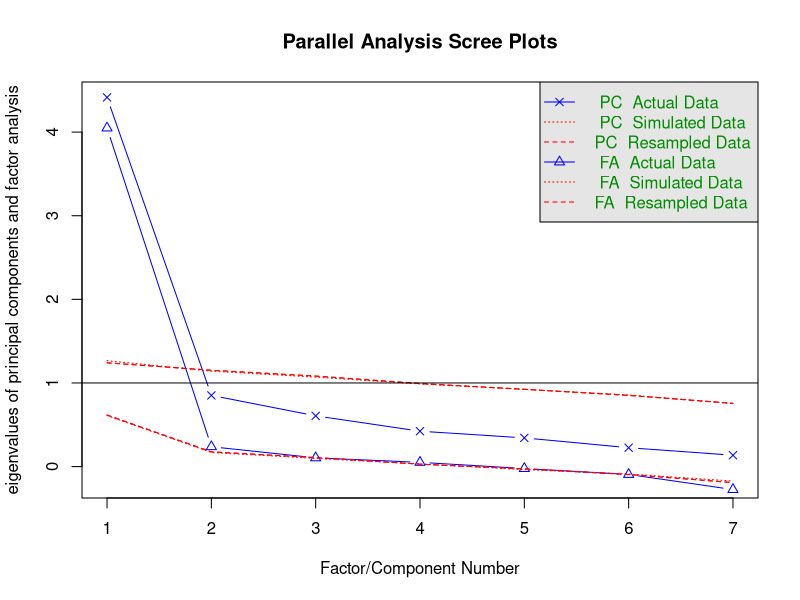
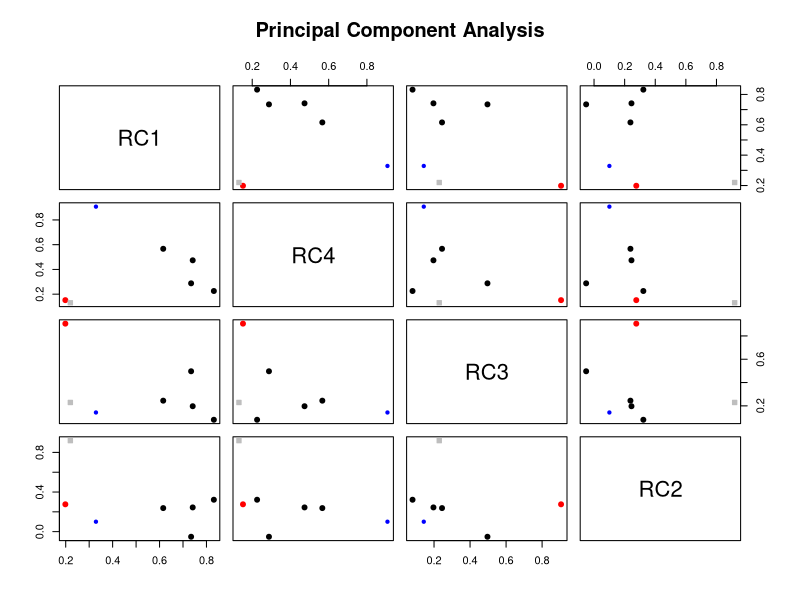
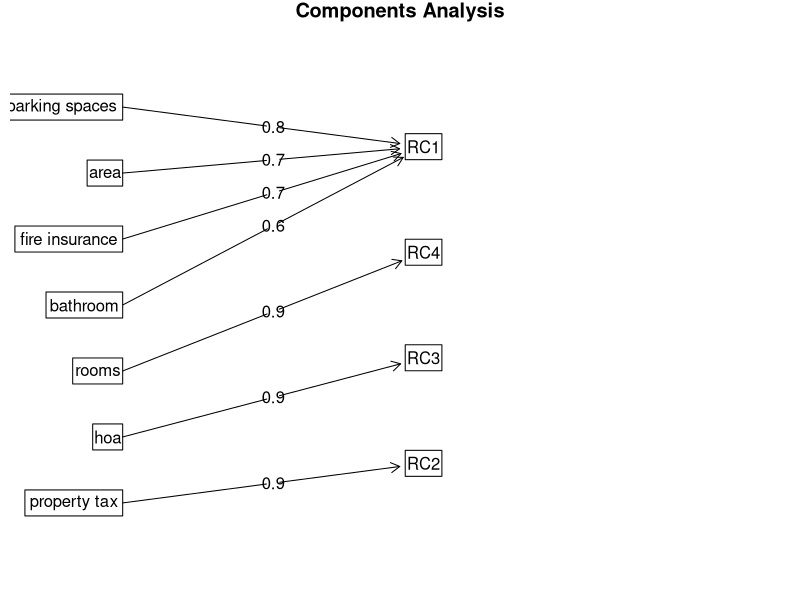
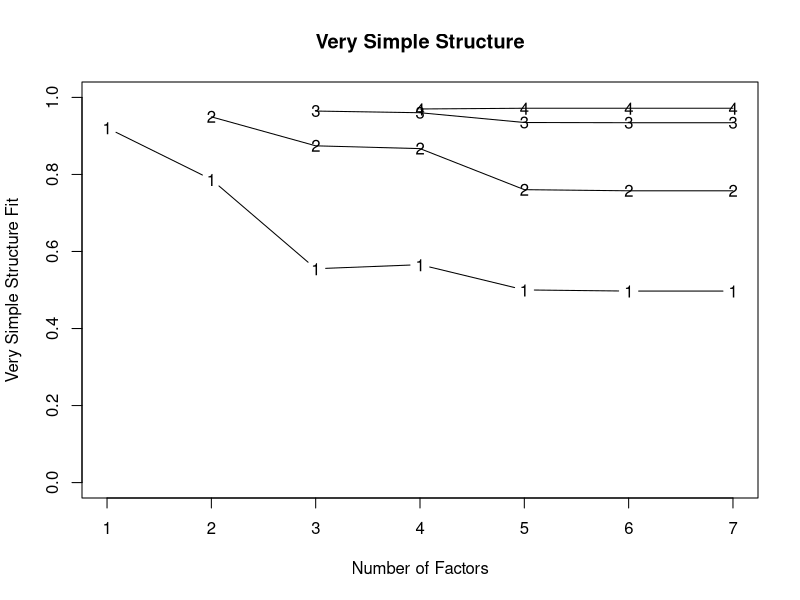
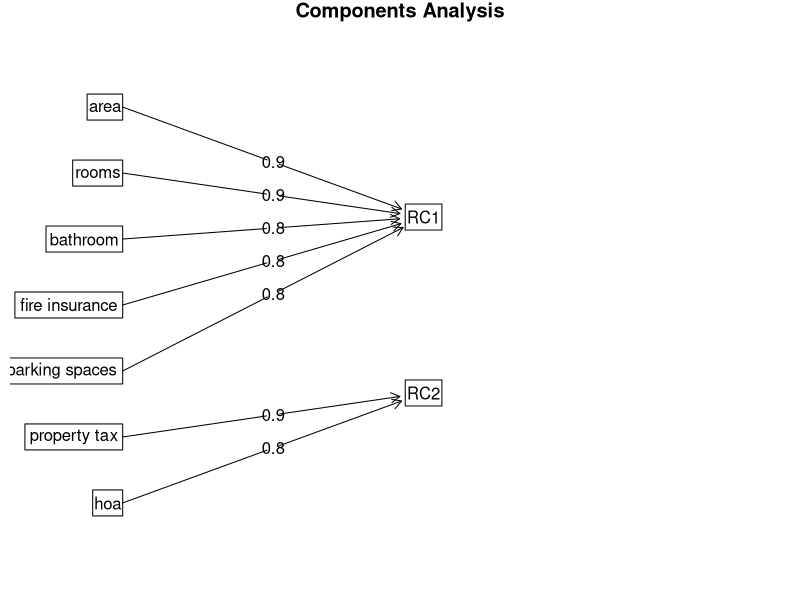
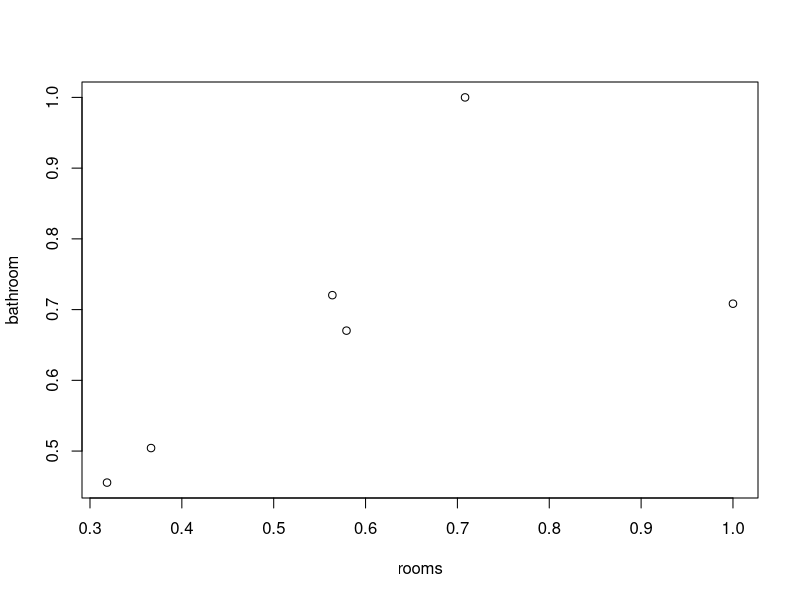
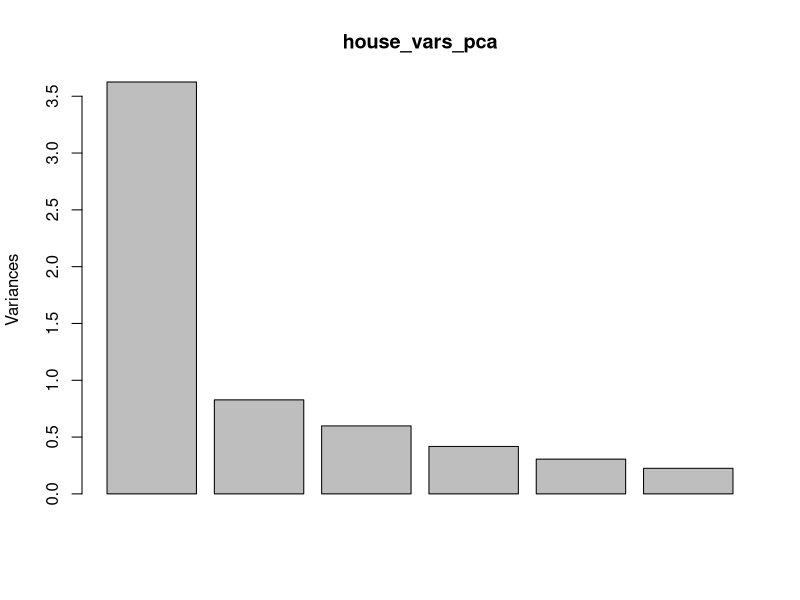

Recreate these plots in R, in order.
## ---- chunk 1
# Factor Analysis
library(psych)
library(readr)
house_data <- read_csv("Dataset/Rent_House_random_200.csv")
house_data <- house_data[, c(1:4, 6:11)]
house_vars <- house_data[,-c(5,6,8)]
str(house_vars)
#house_data[-1]
## ---- chunk 2
fit.pc <- principal(house_vars, nfactors=4, rotate="varimax")
fit.pc
round(fit.pc$values, 3)
fit.pc$loadings
fa.parallel(house_vars)
fa.plot(fit.pc)
fa.diagram(fit.pc)
vss(house_vars)
fit.pc1 <- principal(house_vars, nfactors=2, rotate="varimax")
round(fit.pc$values, 3)
## ---- chunk 3
fa.diagram(fit.pc1)
## ---- chunk 4
corrm.emp <- cor(house_vars[-1])
corrm.emp
plot(corrm.emp)
house_vars_pca <- prcomp(house_vars[-1], scale=TRUE)
summary(house_vars_pca)
plot(house_vars_pca)
## ---- chunk 5
(eigen_house_vars <- round(house_vars_pca$sdev^2,3))
names(eigen_house_vars) <- paste("PC",1:6,sep="")
sumlambdas <- sum(eigen_house_vars)
propvar <- round(eigen_house_vars/sumlambdas,2)
cumvar_house_vars <- cumsum(propvar)
matlambdas <- rbind(eigen_house_vars,propvar,cumvar_house_vars)
rownames(matlambdas) <- c("Eigenvalues","Prop. variance","Cum. prop. variance")
eigvec.emp <- house_vars_pca$rotation
pcafactors.emp <- eigvec.emp[,1:2]
unrot.fact.emp <- sweep(pcafactors.emp,MARGIN=2,house_vars_pca$sdev[1:2],`*`)
communalities.emp <- rowSums(unrot.fact.emp^2)
communalities.emp
rot.fact.emp <- varimax(unrot.fact.emp)
rot.fact.emp
fact.load.emp <- rot.fact.emp$loadings[1:6,1:2]
fact.load.emp
scale.emp <- scale(house_vars[-1])
scale.emp
as.matrix(scale.emp)%*%fact.load.emp%*%solve(t(fact.load.emp)%*%fact.load.emp)






